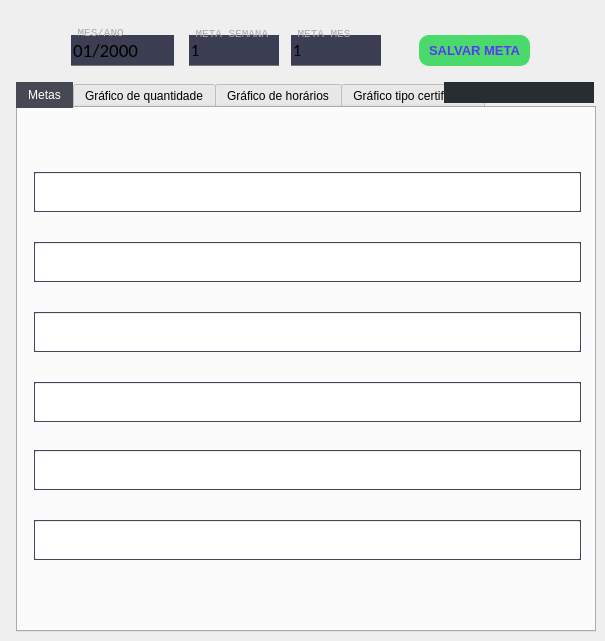
    <widget class="QWidget" name="tab_2">
     <attribute name="title">
      <string>Indicadores</string>
     </attribute>
     <widget class="QTabWidget" name="tabWidget_2">
      <property name="geometry">
       <rect>
        <x>16</x>
        <y>82</y>
        <width>580</width>
        <height>550</height>
       </rect>
      </property>
      <property name="styleSheet">
       <string notr="true">QTabBar::tab:selected {
    background-color: rgb(70,72, 84); /* Cor das abas selecionadas */
    color: rgb(255, 255, 255);
}
QTabBar::tab:Hover {
    background-color: rgb(80, 82, 84); /* Cor das abas selecionadas */
}</string>
      </property>
      <property name="currentIndex">
       <number>0</number>
      </property>
      <widget class="QWidget" name="tab_3">
       <attribute name="title">
        <string>Metas</string>
       </attribute>
       <widget class="QProgressBar" name="barra_meta_semana_2">
        <property name="geometry">
         <rect>
          <x>16</x>
          <y>134</y>
          <width>547</width>
          <height>40</height>
         </rect>
        </property>
        <property name="font">
         <font>
          <family>Consolas</family>
          <pointsize>11</pointsize>
         </font>
        </property>
        <property name="styleSheet">
         <string notr="true">color:rgb(113,66,230)</string>
        </property>
        <property name="value">
         <number>0</number>
        </property>
        <property name="alignment">
         <set>Qt::AlignCenter</set>
        </property>
        <property name="textDirection">
         <enum>QProgressBar::TopToBottom</enum>
        </property>
        <property name="format">
         <string/>
        </property>
       </widget>
       <widget class="QProgressBar" name="barra_meta_mensal">
        <property name="geometry">
         <rect>
          <x>16</x>
          <y>412</y>
          <width>547</width>
          <height>40</height>
         </rect>
        </property>
        <property name="font">
         <font>
          <family>Consolas</family>
          <pointsize>11</pointsize>
         </font>
        </property>
        <property name="styleSheet">
         <string notr="true">color:rgb(113,66,230)</string>
        </property>
        <property name="maximum">
         <number>300</number>
        </property>
        <property name="value">
         <number>0</number>
        </property>
        <property name="alignment">
         <set>Qt::AlignCenter</set>
        </property>
        <property name="textDirection">
         <enum>QProgressBar::TopToBottom</enum>
        </property>
        <property name="format">
         <string/>
        </property>
       </widget>
       <widget class="QProgressBar" name="barra_meta_semana_5">
        <property name="geometry">
         <rect>
          <x>16</x>
          <y>342</y>
          <width>547</width>
          <height>40</height>
         </rect>
        </property>
        <property name="font">
         <font>
          <family>Consolas</family>
          <pointsize>11</pointsize>
         </font>
        </property>
        <property name="styleSheet">
         <string notr="true">color:rgb(113,66,230)</string>
        </property>
        <property name="value">
         <number>0</number>
        </property>
        <property name="alignment">
         <set>Qt::AlignCenter</set>
        </property>
        <property name="textDirection">
         <enum>QProgressBar::TopToBottom</enum>
        </property>
        <property name="format">
         <string/>
        </property>
       </widget>
       <widget class="QLabel" name="label_meta3">
        <property name="geometry">
         <rect>
          <x>16</x>
          <y>204</y>
          <width>547</width>
          <height>40</height>
         </rect>
        </property>
        <property name="font">
         <font>
          <family>Calibri</family>
          <pointsize>11</pointsize>
          <weight>50</weight>
          <italic>false</italic>
          <bold>false</bold>
         </font>
        </property>
        <property name="styleSheet">
         <string notr="true">color:rgb(113,66,230);border: 1px solid rgb(68,71,90)</string>
        </property>
        <property name="text">
         <string/>
        </property>
        <property name="alignment">
         <set>Qt::AlignCenter</set>
        </property>
       </widget>
       <widget class="QLabel" name="label_meta_mes">
        <property name="geometry">
         <rect>
          <x>16</x>
          <y>412</y>
          <width>547</width>
          <height>40</height>
         </rect>
        </property>
        <property name="font">
         <font>
          <family>Calibri</family>
          <pointsize>11</pointsize>
          <weight>50</weight>
          <italic>false</italic>
          <bold>false</bold>
         </font>
        </property>
        <property name="styleSheet">
         <string notr="true">color:rgb(113,66,230);border: 1px solid rgb(68,71,90)</string>
        </property>
        <property name="text">
         <string/>
        </property>
        <property name="alignment">
         <set>Qt::AlignCenter</set>
        </property>
       </widget>
       <widget class="QLabel" name="label_meta4">
        <property name="geometry">
         <rect>
          <x>16</x>
          <y>274</y>
          <width>547</width>
          <height>40</height>
         </rect>
        </property>
        <property name="font">
         <font>
          <family>Calibri</family>
          <pointsize>11</pointsize>
          <weight>50</weight>
          <italic>false</italic>
          <bold>false</bold>
         </font>
        </property>
        <property name="styleSheet">
         <string notr="true">color:rgb(113,66,230);border: 1px solid rgb(68,71,90)</string>
        </property>
        <property name="text">
         <string/>
        </property>
        <property name="alignment">
         <set>Qt::AlignCenter</set>
        </property>
       </widget>
       <widget class="QProgressBar" name="barra_meta_semana_1">
        <property name="geometry">
         <rect>
          <x>16</x>
          <y>64</y>
          <width>547</width>
          <height>40</height>
         </rect>
        </property>
        <property name="font">
         <font>
          <family>Consolas</family>
          <pointsize>11</pointsize>
         </font>
        </property>
        <property name="styleSheet">
         <string notr="true">color:rgb(113,66,230)</string>
        </property>
        <property name="value">
         <number>0</number>
        </property>
        <property name="alignment">
         <set>Qt::AlignCenter</set>
        </property>
        <property name="textDirection">
         <enum>QProgressBar::TopToBottom</enum>
        </property>
        <property name="format">
         <string/>
        </property>
       </widget>
       <widget class="QLabel" name="label_meta2">
        <property name="geometry">
         <rect>
          <x>16</x>
          <y>134</y>
          <width>547</width>
          <height>40</height>
         </rect>
        </property>
        <property name="font">
         <font>
          <family>Calibri</family>
          <pointsize>11</pointsize>
          <weight>50</weight>
          <italic>false</italic>
          <bold>false</bold>
         </font>
        </property>
        <property name="styleSheet">
         <string notr="true">color:rgb(113,66,230);border: 1px solid rgb(68,71,90)</string>
        </property>
        <property name="text">
         <string/>
        </property>
        <property name="alignment">
         <set>Qt::AlignCenter</set>
        </property>
       </widget>
       <widget class="QLabel" name="label_meta5">
        <property name="geometry">
         <rect>
          <x>16</x>
          <y>342</y>
          <width>547</width>
          <height>40</height>
         </rect>
        </property>
        <property name="font">
         <font>
          <family>Calibri</family>
          <pointsize>11</pointsize>
          <weight>50</weight>
          <italic>false</italic>
          <bold>false</bold>
         </font>
        </property>
        <property name="styleSheet">
         <string notr="true">color:rgb(113,66,230);border: 1px solid rgb(68,71,90)</string>
        </property>
        <property name="text">
         <string/>
        </property>
        <property name="alignment">
         <set>Qt::AlignCenter</set>
        </property>
       </widget>
       <widget class="QProgressBar" name="barra_meta_semana_4">
        <property name="geometry">
         <rect>
          <x>16</x>
          <y>274</y>
          <width>547</width>
          <height>40</height>
         </rect>
        </property>
        <property name="font">
         <font>
          <family>Consolas</family>
          <pointsize>11</pointsize>
         </font>
        </property>
        <property name="styleSheet">
         <string notr="true">color:rgb(113,66,230)</string>
        </property>
        <property name="value">
         <number>0</number>
        </property>
        <property name="alignment">
         <set>Qt::AlignCenter</set>
        </property>
        <property name="textDirection">
         <enum>QProgressBar::TopToBottom</enum>
        </property>
        <property name="format">
         <string/>
        </property>
       </widget>
       <widget class="QLabel" name="label_meta1">
        <property name="geometry">
         <rect>
          <x>16</x>
          <y>64</y>
          <width>547</width>
          <height>40</height>
         </rect>
        </property>
        <property name="font">
         <font>
          <family>Calibri</family>
          <pointsize>11</pointsize>
          <weight>50</weight>
          <italic>false</italic>
          <bold>false</bold>
         </font>
        </property>
        <property name="styleSheet">
         <string notr="true">color:rgb(113,66,230);border: 1px solid rgb(68,71,90)</string>
        </property>
        <property name="text">
         <string/>
        </property>
        <property name="alignment">
         <set>Qt::AlignCenter</set>
        </property>
       </widget>
       <widget class="QProgressBar" name="barra_meta_semana_3">
        <property name="geometry">
         <rect>
          <x>16</x>
          <y>204</y>
          <width>547</width>
          <height>40</height>
         </rect>
        </property>
        <property name="font">
         <font>
          <family>Consolas</family>
          <pointsize>11</pointsize>
         </font>
        </property>
        <property name="styleSheet">
         <string notr="true">color:rgb(113,66,230)</string>
        </property>
        <property name="value">
         <number>0</number>
        </property>
        <property name="alignment">
         <set>Qt::AlignCenter</set>
        </property>
        <property name="textDirection">
         <enum>QProgressBar::TopToBottom</enum>
        </property>
        <property name="format">
         <string/>
        </property>
       </widget>
       <zorder>barra_meta_semana_4</zorder>
       <zorder>barra_meta_semana_3</zorder>
       <zorder>barra_meta_semana_2</zorder>
       <zorder>barra_meta_mensal</zorder>
       <zorder>barra_meta_semana_5</zorder>
       <zorder>label_meta3</zorder>
       <zorder>label_meta_mes</zorder>
       <zorder>label_meta4</zorder>
       <zorder>barra_meta_semana_1</zorder>
       <zorder>label_meta2</zorder>
       <zorder>label_meta5</zorder>
       <zorder>label_meta1</zorder>
      </widget>
      <widget class="QWidget" name="tab_7">
       <attribute name="title">
        <string>Gráfico de quantidade</string>
       </attribute>
       <widget class="QWidget" name="campo_grafico" native="true">
        <property name="geometry">
         <rect>
          <x>-20</x>
          <y>-46</y>
          <width>641</width>
          <height>585</height>
         </rect>
        </property>
       </widget>
      </widget>
      <widget class="QWidget" name="tab_4">
       <attribute name="title">
        <string>Gráfico de horários</string>
       </attribute>
       <widget class="QWidget" name="campo_grafico_horario" native="true">
        <property name="geometry">
         <rect>
          <x>-20</x>
          <y>-38</y>
          <width>647</width>
          <height>601</height>
         </rect>
        </property>
       </widget>
      </widget>
      <widget class="QWidget" name="tab_8">
       <attribute name="title">
        <string>Gráfico tipo certificado</string>
       </attribute>
       <widget class="QWidget" name="campo_grafico_tipo_certificado" native="true">
        <property name="geometry">
         <rect>
          <x>-14</x>
          <y>-10</y>
          <width>618</width>
          <height>569</height>
         </rect>
        </property>
       </widget>
      </widget>
     </widget>
     <widget class="QPushButton" name="botao_atualizar_meta">
      <property name="geometry">
       <rect>
        <x>419</x>
        <y>35</y>
        <width>111</width>
        <height>31</height>
       </rect>
      </property>
      <property name="font">
       <font>
        <family>Segoe UI</family>
        <pointsize>10</pointsize>
        <weight>75</weight>
        <italic>false</italic>
        <bold>true</bold>
       </font>
      </property>
      <property name="cursor">
       <cursorShape>PointingHandCursor</cursorShape>
      </property>
      <property name="styleSheet">
       <string notr="true">border-radius:10px;
background-color:rgb(73, 218, 107);
color:rgb(90,54,247);
</string>
      </property>
      <property name="text">
       <string>SALVAR META</string>
      </property>
     </widget>
     <widget class="QLabel" name="label_70">
      <property name="geometry">
       <rect>
        <x>189</x>
        <y>29</y>
        <width>85</width>
        <height>9</height>
       </rect>
      </property>
      <property name="font">
       <font>
        <family>Consolas</family>
        <pointsize>8</pointsize>
        <weight>50</weight>
        <italic>false</italic>
        <bold>false</bold>
       </font>
      </property>
      <property name="styleSheet">
       <string notr="true">background-color:transparent;
color:rgb(170,170,170)</string>
      </property>
      <property name="text">
       <string> META SEMANA</string>
      </property>
     </widget>
     <widget class="QSpinBox" name="campo_meta_semanal">
      <property name="geometry">
       <rect>
        <x>189</x>
        <y>35</y>
        <width>90</width>
        <height>31</height>
       </rect>
      </property>
      <property name="font">
       <font>
        <family>Calibri</family>
        <pointsize>12</pointsize>
        <weight>50</weight>
        <bold>false</bold>
       </font>
      </property>
      <property name="styleSheet">
       <string notr="true">QSpinBox {
    border: none;
    border-bottom: 1px solid rgb(90, 54, 247);
    border-radius: 0;
    background-color: rgb(60, 62, 84);
}

QSpinBox:disabled, QSpinBox:!focus {
    border-bottom: 1px solid rgb(120, 120, 120);
}
</string>
      </property>
      <property name="buttonSymbols">
       <enum>QAbstractSpinBox::NoButtons</enum>
      </property>
      <property name="minimum">
       <number>1</number>
      </property>
      <property name="maximum">
       <number>100000</number>
      </property>
     </widget>
     <widget class="QDateEdit" name="campo_data_meta">
      <property name="enabled">
       <bool>true</bool>
      </property>
      <property name="geometry">
       <rect>
        <x>71</x>
        <y>35</y>
        <width>103</width>
        <height>31</height>
       </rect>
      </property>
      <property name="font">
       <font>
        <family>Calibri</family>
        <pointsize>14</pointsize>
        <weight>50</weight>
        <bold>false</bold>
       </font>
      </property>
      <property name="styleSheet">
       <string notr="true">QDateEdit {
    border: none;
    border-bottom: 1px solid rgb(90, 54, 247);
    border-radius: 0;
    background-color: rgb(60, 62, 84);
}

QDateEdit:disabled, QDateEdit:!focus {
    border-bottom: 1px solid rgb(120, 120, 120);
}

QDateEdit::up-button {
    width: 0;
    height: 0;
    border: none;
}

QDateEdit::down-button {
    width: 0;
    height: 0;
    border: none;
}
</string>
      </property>
      <property name="buttonSymbols">
       <enum>QAbstractSpinBox::NoButtons</enum>
      </property>
      <property name="displayFormat">
       <string>MM/yyyy</string>
      </property>
     </widget>
     <widget class="QLabel" name="label_36">
      <property name="geometry">
       <rect>
        <x>71</x>
        <y>29</y>
        <width>61</width>
        <height>8</height>
       </rect>
      </property>
      <property name="font">
       <font>
        <family>Consolas</family>
        <pointsize>8</pointsize>
        <weight>50</weight>
        <italic>false</italic>
        <bold>false</bold>
       </font>
      </property>
      <property name="styleSheet">
       <string notr="true">background-color:transparent;
color:rgb(170,170,170)</string>
      </property>
      <property name="text">
       <string> MÊS/ANO</string>
      </property>
     </widget>
     <widget class="QLabel" name="label_71">
      <property name="geometry">
       <rect>
        <x>291</x>
        <y>29</y>
        <width>75</width>
        <height>9</height>
       </rect>
      </property>
      <property name="font">
       <font>
        <family>Consolas</family>
        <pointsize>8</pointsize>
        <weight>50</weight>
        <italic>false</italic>
        <bold>false</bold>
       </font>
      </property>
      <property name="styleSheet">
       <string notr="true">background-color:transparent;
color:rgb(170,170,170)</string>
      </property>
      <property name="text">
       <string> META MÊS</string>
      </property>
     </widget>
     <widget class="QSpinBox" name="campo_meta_mes">
      <property name="geometry">
       <rect>
        <x>291</x>
        <y>35</y>
        <width>90</width>
        <height>31</height>
       </rect>
      </property>
      <property name="font">
       <font>
        <family>Calibri</family>
        <pointsize>12</pointsize>
        <weight>50</weight>
        <bold>false</bold>
       </font>
      </property>
      <property name="styleSheet">
       <string notr="true">QSpinBox {
    border: none;
    border-bottom: 1px solid rgb(90, 54, 247);
    border-radius: 0;
    background-color: rgb(60, 62, 84);
}

QSpinBox:disabled, QSpinBox:!focus {
    border-bottom: 1px solid rgb(120, 120, 120);
}
</string>
      </property>
      <property name="buttonSymbols">
       <enum>QAbstractSpinBox::NoButtons</enum>
      </property>
      <property name="minimum">
       <number>1</number>
      </property>
      <property name="maximum">
       <number>1000000</number>
      </property>
     </widget>
     <widget class="QLabel" name="label_62">
      <property name="geometry">
       <rect>
        <x>444</x>
        <y>82</y>
        <width>150</width>
        <height>21</height>
       </rect>
      </property>
      <property name="font">
       <font>
        <family>Consolas</family>
        <weight>50</weight>
        <bold>false</bold>
       </font>
      </property>
      <property name="styleSheet">
       <string notr="true">background-color:rgb(40, 45, 50);
</string>
      </property>
      <property name="text">
       <string/>
      </property>
     </widget>
     <zorder>tabWidget_2</zorder>
     <zorder>botao_atualizar_meta</zorder>
     <zorder>campo_meta_semanal</zorder>
     <zorder>campo_data_meta</zorder>
     <zorder>label_36</zorder>
     <zorder>campo_meta_mes</zorder>
     <zorder>label_62</zorder>
     <zorder>label_70</zorder>
     <zorder>label_71</zorder>
    </widget>
